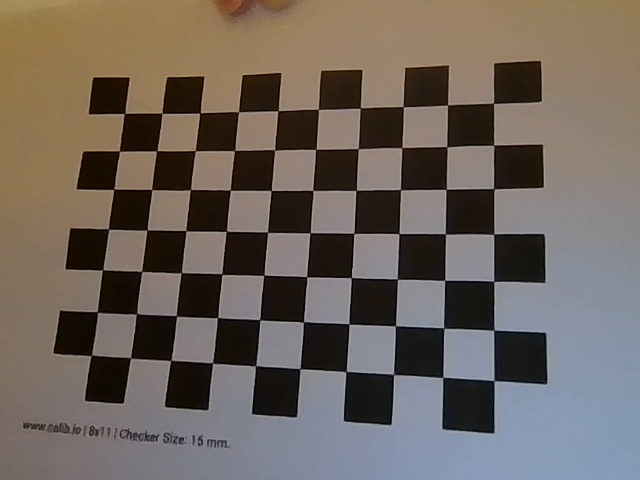
#> input picture data/calib_images/calib_00.jpg, 640 x 480 px; its folder holds only this picture in this run
$ python calibrate_camera.py
#> lines starting #> are read from the running program, lines starting #| are printed output that depends on the picture; after the words box and inside, x2 and y2 are one past the last pixel; in counts of white or black regions, pixels touching at a corner belong together; long printed decimals are rounded
import cv2
import numpy as np
import glob
import os

# === USER SETTINGS ===
chessboard_size = (10, 7)  # (columns, rows) of inner corners (intersections between squares)
square_size = 0.015  # meters (set to your printed square size)
image_folder = 'data/calib_images'  # folder with calibration images

# === PREPARE OBJECT POINTS ===
objp = np.zeros((chessboard_size[0]*chessboard_size[1], 3), np.float32)
objp[:, :2] = np.mgrid[0:chessboard_size[0], 0:chessboard_size[1]].T.reshape(-1, 2)
objp *= square_size

objpoints = []  # 3d points in real world space
imgpoints = []  # 2d points in image plane

# === LOAD IMAGES ===
images = glob.glob(os.path.join(image_folder, '*.jpg')) + glob.glob(os.path.join(image_folder, '*.png'))

if not images:
    print(f"No images found in {image_folder}. Please add calibration images and try again.")
    exit(1)

for fname in images:
    img = cv2.imread(fname)
#> img is the input picture: shape (480, 640, 3); mean B, G, R 93.2, 100.7, 110.2
    gray = cv2.cvtColor(img, cv2.COLOR_BGR2GRAY)
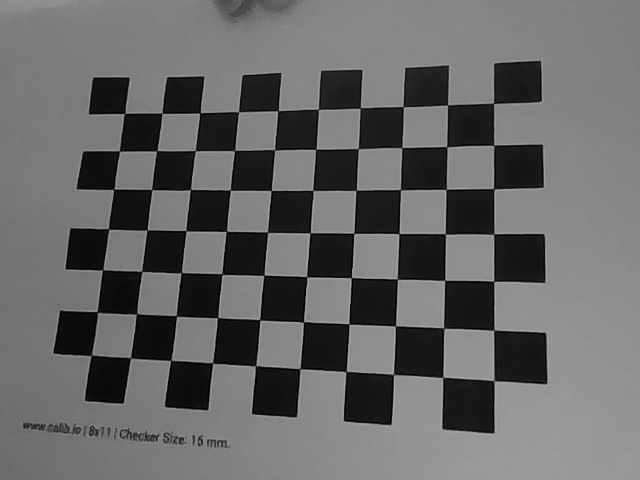
#> gray: shape (480, 640); min 0, max 172, mean 102.7
    cv2.imshow('Current image', gray)
    ret, corners = cv2.findChessboardCorners(gray, chessboard_size, None)
#> ret = True; corners = 70 rows, first 8: [124.5, 113.5], [162, 113.1], [199.9, 112.9], [238.2, 111.7], [278, 111], [318.5, 109.1], [360, 108.1], [402.8, 106.8]
    if ret:
        objpoints.append(objp)
        corners2 = cv2.cornerSubPix(gray, corners, (11,11), (-1,-1),
                                    criteria=(cv2.TERM_CRITERIA_EPS + cv2.TERM_CRITERIA_MAX_ITER, 30, 0.001))
#> corners2 = 70 rows, first 8: [124.5, 113.4], [161.9, 113.3], [200.1, 112.9], [238.5, 111.7], [278.1, 110.7], [318.4, 109.3], [360.3, 108.1], [403.2, 106.6]
        imgpoints.append(corners2)
        cv2.drawChessboardCorners(img, chessboard_size, corners2, ret)
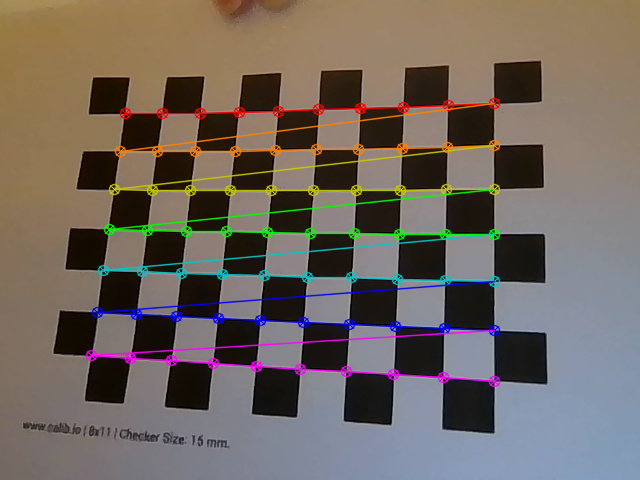
#> img: shape (480, 640, 3); 6.63% of pixels changed, all inside (x1, y1, x2, y2) = (85, 97, 501, 388)
        cv2.imshow('Chessboard', img)
        cv2.waitKey(100)
    else:
        print(f"Chessboard not found in {fname}")
        cv2.waitKey(1)
cv2.destroyAllWindows()

if not objpoints:
    print("No chessboard corners found in any image. Check your chessboard size and images.")
    exit(1)

# === CALIBRATE ===
ret, camera_matrix, dist_coeffs, rvecs, tvecs = cv2.calibrateCamera(
    objpoints, imgpoints, gray.shape[::-1], None, None)
#> ret = 0.357; camera_matrix = [[635.3, 0, 406], [0, 602.7, 145.5], [0, 0, 1]]; dist_coeffs = [[0.133, -0.334, -0.0196, 0.0052, 0.331]]; rvecs = ([-0.254, 0.218, 0.00527],); tvecs = ([-0.103, -0.0114, 0.236],)

print("\n=== Calibration Results ===")
print("Camera matrix:\n", camera_matrix)
#| Camera matrix:
#|  [[635.343   0.         405.951]
#|  [  0.         602.703 145.482]
#|  [  0.           0.           1.        ]]
print("Distortion coefficients:\n", dist_coeffs.ravel())
#| Distortion coefficients:
#|  [ 0.1334 -0.3345 -0.01962  0.005198  0.3312]

# === COMPUTE REPROJECTION ERROR ===
total_error = 0
for i in range(len(objpoints)):
    imgpoints2, _ = cv2.projectPoints(objpoints[i], rvecs[i], tvecs[i], camera_matrix, dist_coeffs)
    error = cv2.norm(imgpoints[i], imgpoints2, cv2.NORM_L2) / len(imgpoints2)
    total_error += error
#> this loop made 1 pass
#> (error, total_error) on pass 1: (0.0426, 0.0426)
#> after the loop, total_error = 0.0426

mean_error = total_error / len(objpoints)
#> mean_error = 0.0426
print(f"\nMean reprojection error: {mean_error} pxls")
#| Mean reprojection error: 0.04264 pxls

# === SAVE RESULTS ===
np.savez('data/camera_calib.npz', camera_matrix=camera_matrix, dist_coeffs=dist_coeffs)
print("\nCalibration data saved to camera_calib.npz")

$ run again, on data/calib_images/calib_04.jpg
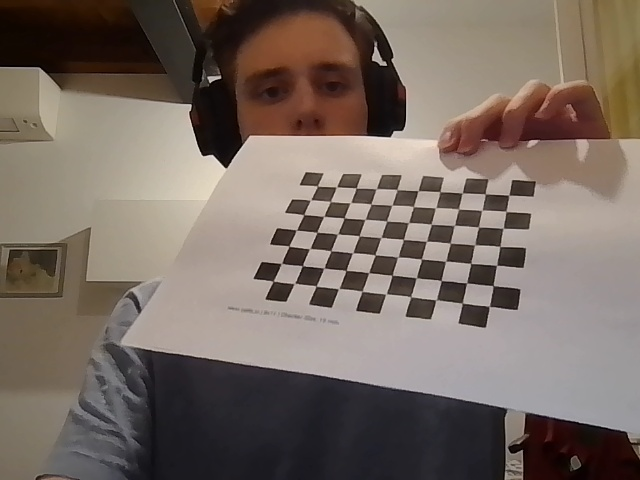
#> input picture data/calib_images/calib_04.jpg, 640 x 480 px
#> img is the input picture: shape (480, 640, 3); mean B, G, R 98.5, 106.9, 119.7
#> `gray = cv2.cvtColor(img, cv2.COLOR_BGR2GRAY)`:
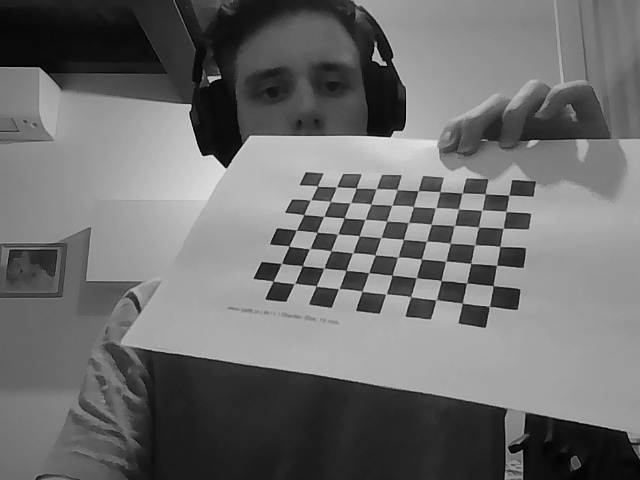
#> gray: shape (480, 640); min 0, max 235, mean 109.8
#> `ret, corners = cv2.findChessboardCorners(gray, chessboard_size, None)`: ret = True; corners = 70 rows, first 8: [317.4, 185.8], [336.5, 187], [356, 187.9], [376.2, 188.9], [396.9, 189.5], [418.1, 190.9], [440, 191.6], [462.6, 193.1]
#> corners2 = 70 rows, first 8: [317.5, 186], [336.5, 186.8], [356.3, 187.9], [376.1, 188.6], [397.2, 189.5], [418.1, 190.6], [440, 191.7], [462.1, 192.8]
#> `cv2.drawChessboardCorners(img, chessboard_size, corners2, ret)`:
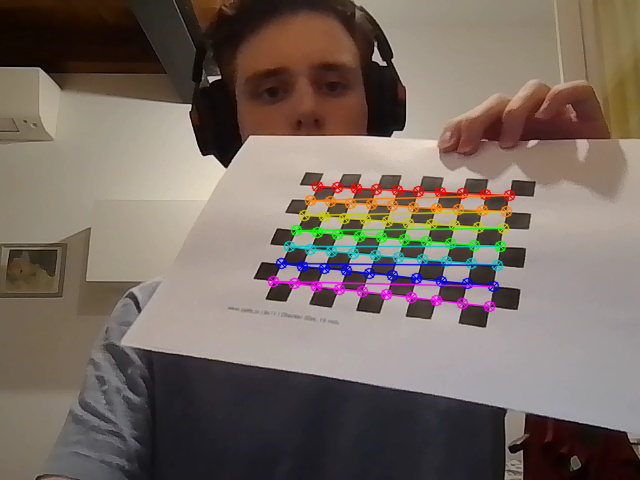
#> img: shape (480, 640, 3); 4.12% of pixels changed, all inside (x1, y1, x2, y2) = (267, 180, 516, 313)
#> `ret, camera_matrix, dist_coeffs, rvecs, tvecs = cv2.calibrateCamera( o..`: ret = 0.27; camera_matrix = [[567.8, 0, 305.4], [0, 591.6, 288.6], [0, 0, 1]]; dist_coeffs = [[0.384, -2.15, -0.0131, -0.0423, 5.88]]; rvecs = ([-0.697, 0.336, 0.245],); tvecs = ([0.00901, -0.0715, 0.417],)
#| Camera matrix:
#|  [[567.753   0.         305.387]
#|  [  0.         591.594 288.578]
#|  [  0.           0.           1.        ]]
#| Distortion coefficients:
#|  [ 0.3843 -2.154 -0.01312 -0.04234  5.880 ]
#> the loop `for i in range(len(objpoints)):` made 1 pass
#> (error, total_error) on pass 1: (0.0323, 0.0323)
#> after the loop `for i in range(len(objpoints)):`: total_error = 0.0323
#| Mean reprojection error: 0.03227 pxls

$ run again, on data/calib_images/calib_05.jpg
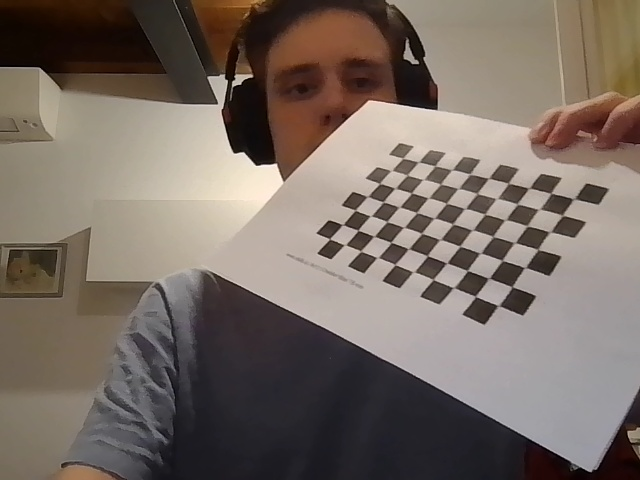
#> input picture data/calib_images/calib_05.jpg, 640 x 480 px
#> img is the input picture: shape (480, 640, 3); mean B, G, R 100.1, 108.4, 120.2
#> `gray = cv2.cvtColor(img, cv2.COLOR_BGR2GRAY)`:
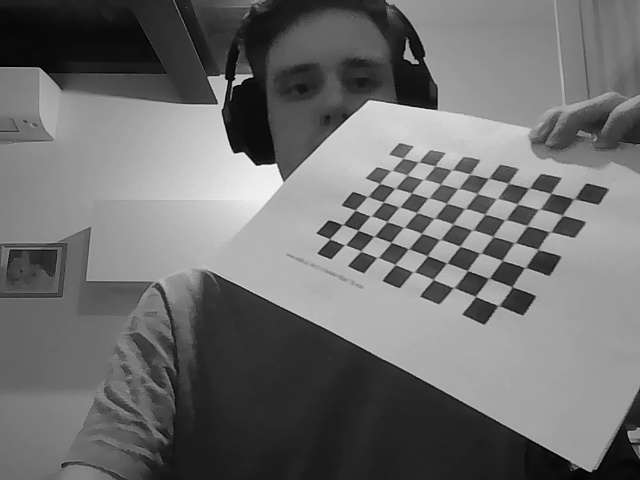
#> gray: shape (480, 640); min 0, max 250, mean 111
#> `ret, corners = cv2.findChessboardCorners(gray, chessboard_size, None)`: ret = True; corners = 70 rows, first 8: [402.7, 158.5], [418.5, 162], [435, 165.9], [451.4, 170.2], [469.9, 174.2], [488.4, 178.4], [508.3, 183.2], [528.2, 188.5]
#> corners2 = 70 rows, first 8: [399.5, 157.5], [417.3, 161.5], [434.6, 165.7], [451.6, 169.5], [470, 174.1], [488.6, 178.3], [508.4, 183.2], [529.1, 187.9]
#> `cv2.drawChessboardCorners(img, chessboard_size, corners2, ret)`:
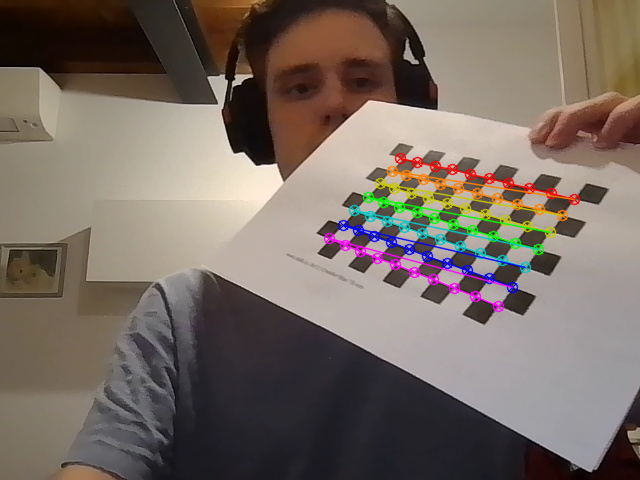
#> img: shape (480, 640, 3); 3.8% of pixels changed, all inside (x1, y1, x2, y2) = (323, 152, 581, 313)
#> `ret, camera_matrix, dist_coeffs, rvecs, tvecs = cv2.calibrateCamera( o..`: ret = 0.482; camera_matrix = [[527.6, 0, 347.4], [0, 456.2, 233.3], [0, 0, 1]]; dist_coeffs = [[0.226, -0.56, -0.0312, -0.0636, 1.06]]; rvecs = ([-0.511, 0.594, 0.526],); tvecs = ([0.0407, -0.0635, 0.387],)
#| Camera matrix:
#|  [[527.602   0.         347.445]
#|  [  0.         456.201 233.275]
#|  [  0.           0.           1.        ]]
#| Distortion coefficients:
#|  [ 0.2257 -0.56 -0.03116 -0.06359  1.062]
#> the loop `for i in range(len(objpoints)):` made 1 pass
#> (error, total_error) on pass 1: (0.0576, 0.0576)
#> after the loop `for i in range(len(objpoints)):`: total_error = 0.0576
#| Mean reprojection error: 0.05765 pxls

$ run again, on data/calib_images/calib_06.jpg
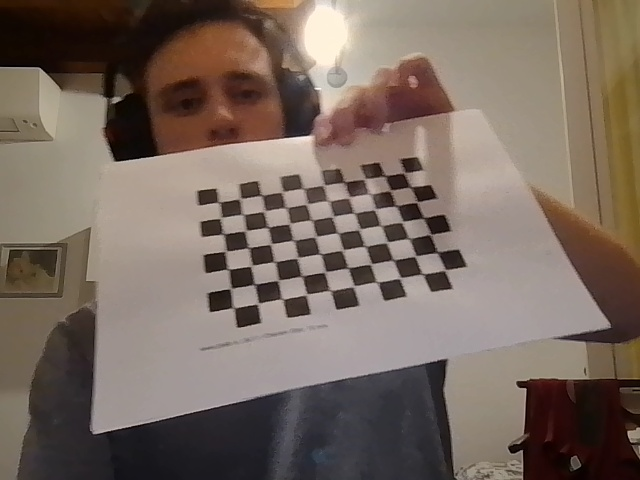
#> input picture data/calib_images/calib_06.jpg, 640 x 480 px
#> img is the input picture: shape (480, 640, 3); mean B, G, R 95.5, 105.4, 120.1
#> `gray = cv2.cvtColor(img, cv2.COLOR_BGR2GRAY)`:
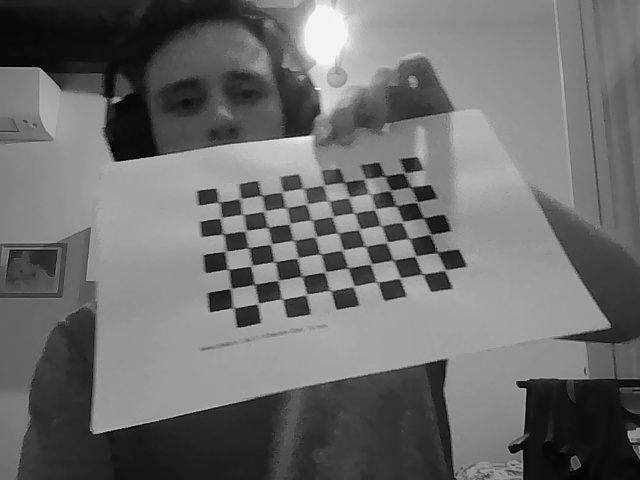
#> gray: shape (480, 640); min 1, max 253, mean 108.7
#> `ret, corners = cv2.findChessboardCorners(gray, chessboard_size, None)`: ret = True; corners = 70 rows, first 8: [220.5, 201.5], [240, 199], [261, 195.9], [283.3, 191.7], [303.2, 189.3], [323.5, 185], [344.4, 181.9], [364.5, 179]
#> corners2 = 70 rows, first 8: [219.2, 202], [240.2, 198.7], [261.5, 195.3], [282.2, 191.9], [303.6, 188.3], [323.7, 185.3], [344.3, 182.4], [364.9, 179]
#> `cv2.drawChessboardCorners(img, chessboard_size, corners2, ret)`:
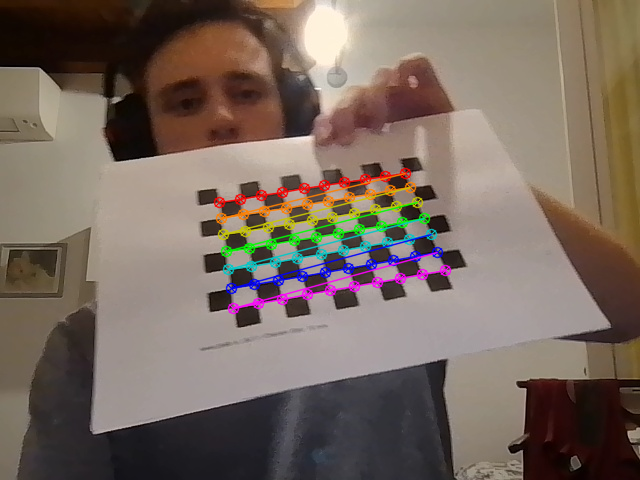
#> img: shape (480, 640, 3); 4.02% of pixels changed, all inside (x1, y1, x2, y2) = (213, 167, 452, 315)
#> `ret, camera_matrix, dist_coeffs, rvecs, tvecs = cv2.calibrateCamera( o..`: ret = 0.356; camera_matrix = [[790.4, 0, 316.9], [0, 1074.2, 248.8], [0, 0, 1]]; dist_coeffs = [[0.0699, -5.58, -0.0142, -0.00446, -1.5]]; rvecs = ([-0.957, -0.0857, -0.189],); tvecs = ([-0.0685, -0.0239, 0.553],)
#| Camera matrix:
#|  [[7.90389763e+02 0.00000000e+00 3.16907044e+02]
#|  [0.00000000e+00 1.07417949e+03 2.48844640e+02]
#|  [0.00000000e+00 0.00000000e+00 1.00000000e+00]]
#| Distortion coefficients:
#|  [ 6.98639469e-02 -5.58104890e+00 -1.42071858e-02 -4.46026421e-03
#|  -1.49628346e+00]
#> the loop `for i in range(len(objpoints)):` made 1 pass
#> (error, total_error) on pass 1: (0.0426, 0.0426)
#> after the loop `for i in range(len(objpoints)):`: total_error = 0.0426
#| Mean reprojection error: 0.04258 pxls

$ run again, on data/calib_images/calib_01.jpg
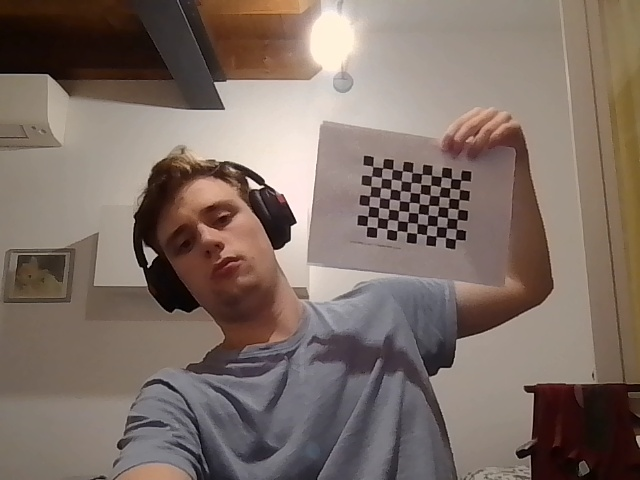
#> input picture data/calib_images/calib_01.jpg, 640 x 480 px
#> img is the input picture: shape (480, 640, 3); mean B, G, R 101.7, 110.2, 125.6
#> `gray = cv2.cvtColor(img, cv2.COLOR_BGR2GRAY)`:
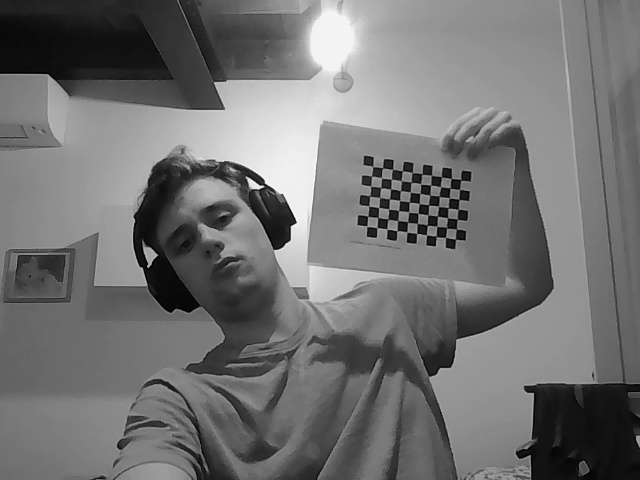
#> gray: shape (480, 640); min 0, max 250, mean 113.8
#> `ret, corners = cv2.findChessboardCorners(gray, chessboard_size, None)`: ret = True; corners = 70 rows, first 8: [372.6, 166.7], [382.7, 168.1], [392.8, 169.3], [402.6, 171.1], [412.2, 172.6], [421.8, 174.2], [431.4, 175.2], [441.5, 177]
#> corners2 = 70 rows, first 8: [377.1, 172.4], [377.1, 172.4], [386.8, 173.3], [396.5, 175.4], [406.6, 176.4], [426.4, 179.6], [436.2, 182.3], [446.1, 182.7]
#> `cv2.drawChessboardCorners(img, chessboard_size, corners2, ret)`:
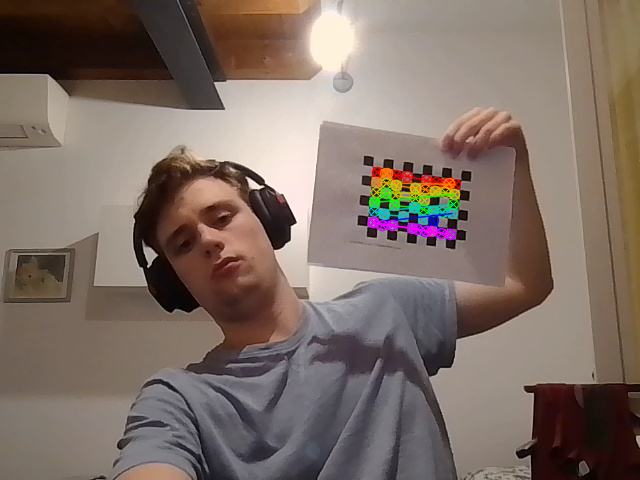
#> img: shape (480, 640, 3); 1.52% of pixels changed, all inside (x1, y1, x2, y2) = (367, 166, 462, 241)
#> `ret, camera_matrix, dist_coeffs, rvecs, tvecs = cv2.calibrateCamera( o..`: ret = 6.09; camera_matrix = [[427.1, 0, 350.3], [0, 586.2, 240.1], [0, 0, 1]]; dist_coeffs = [[3.55, -740.4, -1.1, 1.35, 12412.8]]; rvecs = ([-0.691, -0.305, 0.159],); tvecs = ([0.0377, -0.0877, 1.02],)
#| Camera matrix:
#|  [[427.127   0.         350.346 ]
#|  [  0.         586.205 240.052]
#|  [  0.           0.           1.        ]]
#| Distortion coefficients:
#|  [ 3.54989854e+00 -7.40383900e+02 -1.09843051e+00  1.34549408e+00
#|   1.24127930e+04]
#> the loop `for i in range(len(objpoints)):` made 1 pass
#> (error, total_error) on pass 1: (0.728, 0.728)
#> after the loop `for i in range(len(objpoints)):`: total_error = 0.728
#| Mean reprojection error: 0.7284 pxls
